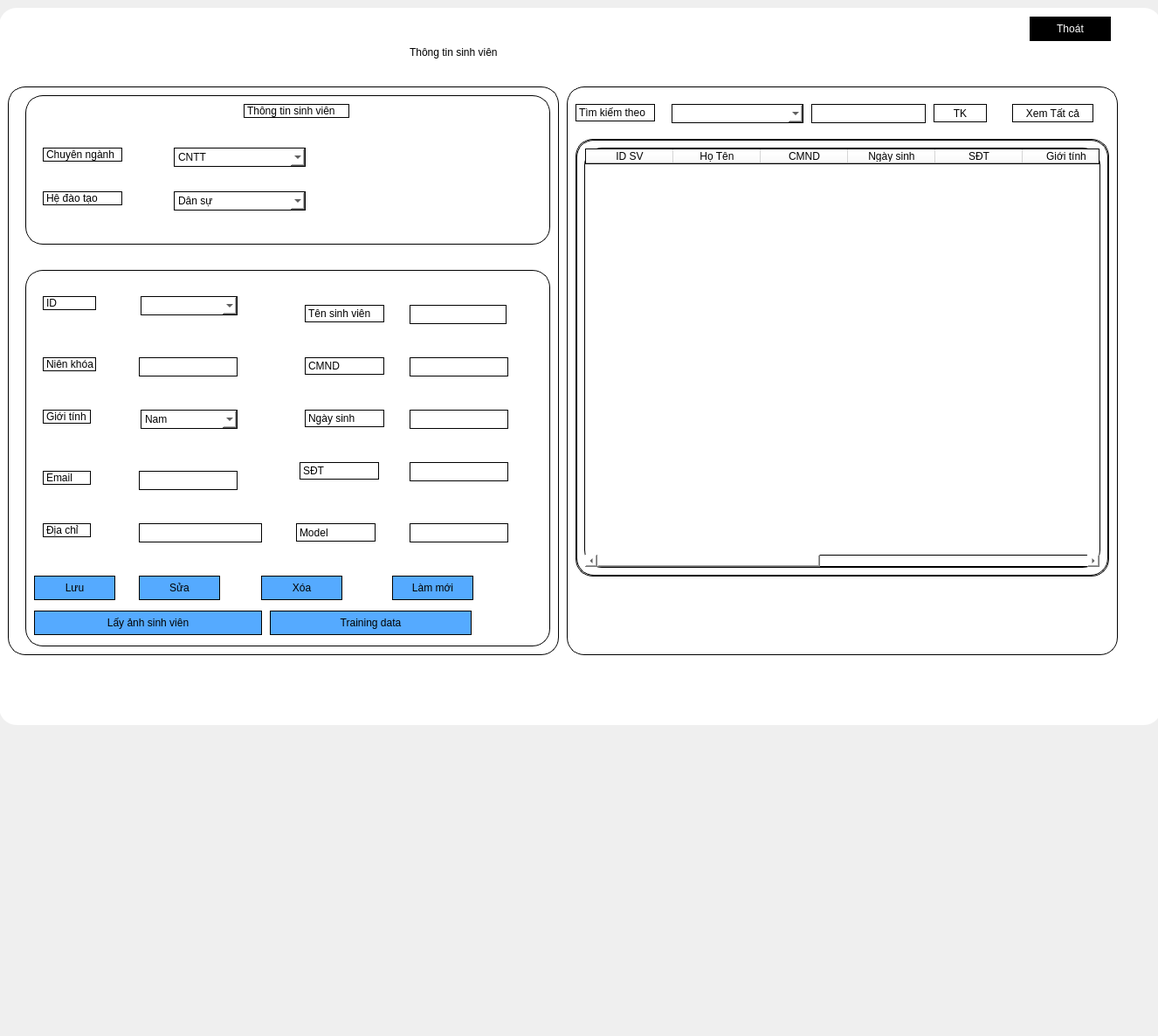
<?xml version="1.0" encoding="UTF-8"?>
<ui version="4.0">
 <class>Dialog</class>
 <widget class="QDialog" name="Dialog">
  <property name="geometry">
   <rect>
    <x>0</x>
    <y>0</y>
    <width>1326</width>
    <height>1186</height>
   </rect>
  </property>
  <property name="windowTitle">
   <string>Dialog</string>
  </property>
  <widget class="QWidget" name="widget" native="true">
   <property name="geometry">
    <rect>
     <x>-1</x>
     <y>9</y>
     <width>1331</width>
     <height>821</height>
    </rect>
   </property>
   <property name="styleSheet">
    <string notr="true">background-color: rgb(255, 255, 255);
border-radius:20px;</string>
   </property>
   <widget class="QLabel" name="label">
    <property name="geometry">
     <rect>
      <x>34</x>
      <y>30</y>
      <width>81</width>
      <height>41</height>
     </rect>
    </property>
    <property name="text">
     <string/>
    </property>
   </widget>
   <widget class="QLabel" name="label_2">
    <property name="geometry">
     <rect>
      <x>470</x>
      <y>30</y>
      <width>551</width>
      <height>41</height>
     </rect>
    </property>
    <property name="styleSheet">
     <string notr="true">font: 20pt &quot;MS Shell Dlg 2&quot;;</string>
    </property>
    <property name="text">
     <string>Thông tin sinh viên</string>
    </property>
   </widget>
   <widget class="QWidget" name="widget_2" native="true">
    <property name="geometry">
     <rect>
      <x>10</x>
      <y>90</y>
      <width>631</width>
      <height>651</height>
     </rect>
    </property>
    <property name="styleSheet">
     <string notr="true">border :1px solid black;</string>
    </property>
    <widget class="QWidget" name="widget_3" native="true">
     <property name="geometry">
      <rect>
       <x>20</x>
       <y>10</y>
       <width>601</width>
       <height>171</height>
      </rect>
     </property>
     <widget class="QLabel" name="label_3">
      <property name="geometry">
       <rect>
        <x>250</x>
        <y>10</y>
        <width>121</width>
        <height>16</height>
       </rect>
      </property>
      <property name="text">
       <string>Thông tin sinh viên</string>
      </property>
     </widget>
     <widget class="QLabel" name="label_4">
      <property name="geometry">
       <rect>
        <x>20</x>
        <y>60</y>
        <width>91</width>
        <height>16</height>
       </rect>
      </property>
      <property name="text">
       <string>Chuyên ngành</string>
      </property>
     </widget>
     <widget class="QLabel" name="label_6">
      <property name="geometry">
       <rect>
        <x>20</x>
        <y>110</y>
        <width>91</width>
        <height>16</height>
       </rect>
      </property>
      <property name="text">
       <string>Hệ đào tạo</string>
      </property>
     </widget>
     <widget class="QComboBox" name="cbNganh">
      <property name="geometry">
       <rect>
        <x>170</x>
        <y>60</y>
        <width>151</width>
        <height>22</height>
       </rect>
      </property>
      <item>
       <property name="text">
        <string>CNTT</string>
       </property>
      </item>
      <item>
       <property name="text">
        <string>ATTT</string>
       </property>
      </item>
      <item>
       <property name="text">
        <string>ĐT</string>
       </property>
      </item>
     </widget>
     <widget class="QComboBox" name="cbHe">
      <property name="geometry">
       <rect>
        <x>170</x>
        <y>110</y>
        <width>151</width>
        <height>22</height>
       </rect>
      </property>
      <item>
       <property name="text">
        <string>Dân sự</string>
       </property>
      </item>
      <item>
       <property name="text">
        <string>Quân sự</string>
       </property>
      </item>
     </widget>
    </widget>
    <widget class="QWidget" name="widget_4" native="true">
     <property name="geometry">
      <rect>
       <x>20</x>
       <y>210</y>
       <width>601</width>
       <height>431</height>
      </rect>
     </property>
     <widget class="QLabel" name="label_9">
      <property name="geometry">
       <rect>
        <x>20</x>
        <y>100</y>
        <width>61</width>
        <height>16</height>
       </rect>
      </property>
      <property name="text">
       <string>Niên khóa</string>
      </property>
     </widget>
     <widget class="QLabel" name="label_10">
      <property name="geometry">
       <rect>
        <x>20</x>
        <y>160</y>
        <width>55</width>
        <height>16</height>
       </rect>
      </property>
      <property name="text">
       <string>Giới tính</string>
      </property>
     </widget>
     <widget class="QLabel" name="label_11">
      <property name="geometry">
       <rect>
        <x>20</x>
        <y>230</y>
        <width>55</width>
        <height>16</height>
       </rect>
      </property>
      <property name="text">
       <string>Email</string>
      </property>
     </widget>
     <widget class="QLabel" name="label_12">
      <property name="geometry">
       <rect>
        <x>20</x>
        <y>290</y>
        <width>55</width>
        <height>16</height>
       </rect>
      </property>
      <property name="text">
       <string>Địa chỉ</string>
      </property>
     </widget>
     <widget class="QLabel" name="label_13">
      <property name="geometry">
       <rect>
        <x>320</x>
        <y>40</y>
        <width>91</width>
        <height>20</height>
       </rect>
      </property>
      <property name="text">
       <string>Tên sinh viên</string>
      </property>
     </widget>
     <widget class="QLabel" name="label_14">
      <property name="geometry">
       <rect>
        <x>320</x>
        <y>100</y>
        <width>91</width>
        <height>20</height>
       </rect>
      </property>
      <property name="text">
       <string>CMND</string>
      </property>
     </widget>
     <widget class="QLabel" name="label_15">
      <property name="geometry">
       <rect>
        <x>320</x>
        <y>160</y>
        <width>91</width>
        <height>20</height>
       </rect>
      </property>
      <property name="text">
       <string>Ngày sinh</string>
      </property>
     </widget>
     <widget class="QLabel" name="label_16">
      <property name="geometry">
       <rect>
        <x>314</x>
        <y>220</y>
        <width>91</width>
        <height>20</height>
       </rect>
      </property>
      <property name="text">
       <string>SĐT</string>
      </property>
     </widget>
     <widget class="QLineEdit" name="tfNienKhoa">
      <property name="geometry">
       <rect>
        <x>130</x>
        <y>100</y>
        <width>113</width>
        <height>22</height>
       </rect>
      </property>
     </widget>
     <widget class="QLineEdit" name="tfEmail">
      <property name="geometry">
       <rect>
        <x>130</x>
        <y>230</y>
        <width>113</width>
        <height>22</height>
       </rect>
      </property>
     </widget>
     <widget class="QLineEdit" name="tfDiaChi">
      <property name="geometry">
       <rect>
        <x>130</x>
        <y>290</y>
        <width>141</width>
        <height>22</height>
       </rect>
      </property>
     </widget>
     <widget class="QLineEdit" name="tfTenSV">
      <property name="geometry">
       <rect>
        <x>440</x>
        <y>40</y>
        <width>111</width>
        <height>22</height>
       </rect>
      </property>
     </widget>
     <widget class="QLineEdit" name="tfCMND">
      <property name="geometry">
       <rect>
        <x>440</x>
        <y>100</y>
        <width>113</width>
        <height>22</height>
       </rect>
      </property>
     </widget>
     <widget class="QLineEdit" name="tfNgaySinh">
      <property name="geometry">
       <rect>
        <x>440</x>
        <y>160</y>
        <width>113</width>
        <height>22</height>
       </rect>
      </property>
     </widget>
     <widget class="QLineEdit" name="tfSDT">
      <property name="geometry">
       <rect>
        <x>440</x>
        <y>220</y>
        <width>113</width>
        <height>22</height>
       </rect>
      </property>
     </widget>
     <widget class="QPushButton" name="btnSave">
      <property name="geometry">
       <rect>
        <x>10</x>
        <y>350</y>
        <width>93</width>
        <height>28</height>
       </rect>
      </property>
      <property name="styleSheet">
       <string notr="true">background-color:rgb(85, 170, 255)</string>
      </property>
      <property name="text">
       <string>Lưu</string>
      </property>
     </widget>
     <widget class="QPushButton" name="btnEdit">
      <property name="geometry">
       <rect>
        <x>130</x>
        <y>350</y>
        <width>93</width>
        <height>28</height>
       </rect>
      </property>
      <property name="styleSheet">
       <string notr="true">background-color:rgb(85, 170, 255)</string>
      </property>
      <property name="text">
       <string>Sửa</string>
      </property>
     </widget>
     <widget class="QPushButton" name="btnDelete">
      <property name="geometry">
       <rect>
        <x>270</x>
        <y>350</y>
        <width>93</width>
        <height>28</height>
       </rect>
      </property>
      <property name="styleSheet">
       <string notr="true">background-color:rgb(85, 170, 255)</string>
      </property>
      <property name="text">
       <string>Xóa</string>
      </property>
     </widget>
     <widget class="QPushButton" name="btnRefresh">
      <property name="geometry">
       <rect>
        <x>420</x>
        <y>350</y>
        <width>93</width>
        <height>28</height>
       </rect>
      </property>
      <property name="styleSheet">
       <string notr="true">background-color:rgb(85, 170, 255)</string>
      </property>
      <property name="text">
       <string>Làm mới</string>
      </property>
     </widget>
     <widget class="QComboBox" name="cbGioiTinh">
      <property name="geometry">
       <rect>
        <x>132</x>
        <y>160</y>
        <width>111</width>
        <height>22</height>
       </rect>
      </property>
      <item>
       <property name="text">
        <string>Nam</string>
       </property>
      </item>
      <item>
       <property name="text">
        <string>Nữ</string>
       </property>
      </item>
     </widget>
     <widget class="QLabel" name="label_8">
      <property name="geometry">
       <rect>
        <x>20</x>
        <y>30</y>
        <width>61</width>
        <height>16</height>
       </rect>
      </property>
      <property name="text">
       <string>ID</string>
      </property>
     </widget>
     <widget class="QComboBox" name="cbId">
      <property name="geometry">
       <rect>
        <x>132</x>
        <y>30</y>
        <width>111</width>
        <height>22</height>
       </rect>
      </property>
      <item>
       <property name="text">
        <string/>
       </property>
      </item>
     </widget>
     <widget class="QPushButton" name="btnGetPics">
      <property name="geometry">
       <rect>
        <x>10</x>
        <y>390</y>
        <width>261</width>
        <height>28</height>
       </rect>
      </property>
      <property name="styleSheet">
       <string notr="true">background-color:rgb(85, 170, 255)</string>
      </property>
      <property name="text">
       <string>Lấy ảnh sinh viên</string>
      </property>
     </widget>
     <widget class="QPushButton" name="btnTrain">
      <property name="geometry">
       <rect>
        <x>280</x>
        <y>390</y>
        <width>231</width>
        <height>28</height>
       </rect>
      </property>
      <property name="styleSheet">
       <string notr="true">background-color:rgb(85, 170, 255)</string>
      </property>
      <property name="text">
       <string>Training data</string>
      </property>
     </widget>
     <widget class="QLineEdit" name="tfModel">
      <property name="geometry">
       <rect>
        <x>440</x>
        <y>290</y>
        <width>113</width>
        <height>22</height>
       </rect>
      </property>
     </widget>
     <widget class="QLabel" name="label_5">
      <property name="geometry">
       <rect>
        <x>310</x>
        <y>290</y>
        <width>91</width>
        <height>21</height>
       </rect>
      </property>
      <property name="text">
       <string>Model</string>
      </property>
     </widget>
    </widget>
   </widget>
   <widget class="QWidget" name="widget_5" native="true">
    <property name="geometry">
     <rect>
      <x>650</x>
      <y>90</y>
      <width>631</width>
      <height>651</height>
     </rect>
    </property>
    <property name="styleSheet">
     <string notr="true">border :1px solid black;</string>
    </property>
    <widget class="QLabel" name="label_17">
     <property name="geometry">
      <rect>
       <x>10</x>
       <y>20</y>
       <width>91</width>
       <height>20</height>
      </rect>
     </property>
     <property name="text">
      <string>Tìm kiếm theo</string>
     </property>
    </widget>
    <widget class="QComboBox" name="cbSearch">
     <property name="geometry">
      <rect>
       <x>120</x>
       <y>20</y>
       <width>151</width>
       <height>22</height>
      </rect>
     </property>
     <item>
      <property name="text">
       <string/>
      </property>
     </item>
     <item>
      <property name="text">
       <string>ID sinh viên</string>
      </property>
     </item>
     <item>
      <property name="text">
       <string>Tên sinh viên</string>
      </property>
     </item>
    </widget>
    <widget class="QLineEdit" name="tfSearch">
     <property name="geometry">
      <rect>
       <x>280</x>
       <y>20</y>
       <width>131</width>
       <height>22</height>
      </rect>
     </property>
    </widget>
    <widget class="QPushButton" name="btnSearch">
     <property name="geometry">
      <rect>
       <x>420</x>
       <y>20</y>
       <width>61</width>
       <height>21</height>
      </rect>
     </property>
     <property name="text">
      <string>TK</string>
     </property>
    </widget>
    <widget class="QPushButton" name="btnLoadAll">
     <property name="geometry">
      <rect>
       <x>510</x>
       <y>20</y>
       <width>93</width>
       <height>21</height>
      </rect>
     </property>
     <property name="text">
      <string>Xem Tất cả</string>
     </property>
    </widget>
    <widget class="QScrollArea" name="scrollArea">
     <property name="geometry">
      <rect>
       <x>10</x>
       <y>60</y>
       <width>611</width>
       <height>501</height>
      </rect>
     </property>
     <property name="widgetResizable">
      <bool>true</bool>
     </property>
     <widget class="QWidget" name="scrollAreaWidgetContents_2">
      <property name="geometry">
       <rect>
        <x>0</x>
        <y>0</y>
        <width>609</width>
        <height>499</height>
       </rect>
      </property>
      <layout class="QVBoxLayout" name="verticalLayout">
       <item>
        <widget class="QTableWidget" name="tableWidget">
         <column>
          <property name="text">
           <string>ID SV</string>
          </property>
         </column>
         <column>
          <property name="text">
           <string>Họ Tên</string>
          </property>
         </column>
         <column>
          <property name="text">
           <string>CMND</string>
          </property>
         </column>
         <column>
          <property name="text">
           <string>Ngày sinh</string>
          </property>
         </column>
         <column>
          <property name="text">
           <string>SĐT</string>
          </property>
         </column>
         <column>
          <property name="text">
           <string>Giới tính</string>
          </property>
         </column>
         <column>
          <property name="text">
           <string>Email</string>
          </property>
         </column>
         <column>
          <property name="text">
           <string>Địa chỉ</string>
          </property>
         </column>
         <column>
          <property name="text">
           <string>Niên khóa</string>
          </property>
         </column>
         <column>
          <property name="text">
           <string>Hệ</string>
          </property>
         </column>
         <column>
          <property name="text">
           <string>Ngành</string>
          </property>
         </column>
        </widget>
       </item>
      </layout>
     </widget>
    </widget>
   </widget>
   <widget class="QPushButton" name="btnExit">
    <property name="geometry">
     <rect>
      <x>1180</x>
      <y>10</y>
      <width>93</width>
      <height>28</height>
     </rect>
    </property>
    <property name="styleSheet">
     <string notr="true">background-color: rgb(0, 0, 0);
color: rgb(255, 255, 255);</string>
    </property>
    <property name="text">
     <string>Thoát</string>
    </property>
   </widget>
  </widget>
 </widget>
 <resources/>
 <connections/>
</ui>
